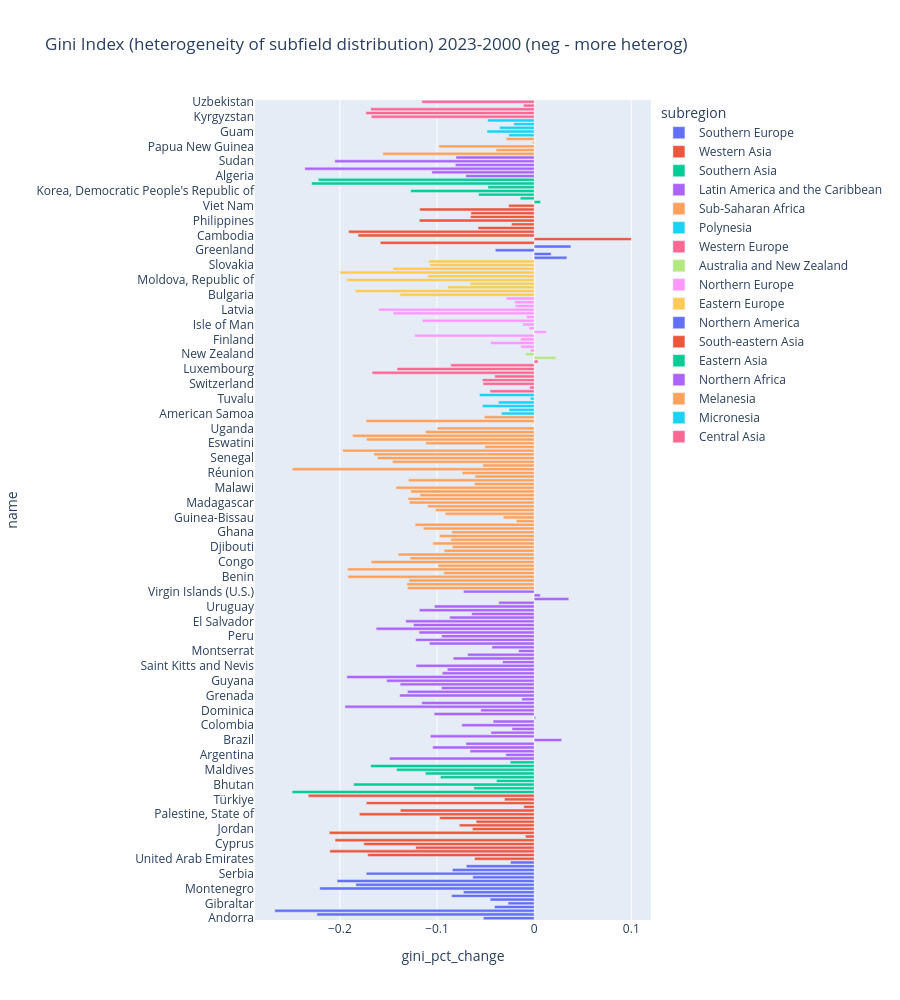

Notebook cell for this chart:
### Code cell
px.bar(
    df_country_stats_plot.query(f"year == {end_year}"),
    x="gini_pct_change",
    y="name",
    height=1000,
    color="subregion",
    title=f"Gini Index (heterogeneity of subfield distribution) {end_year}-{start_year} (neg - more heterog)",
)

### Figure 1 — Plotly figure (JSON) as saved in the notebook; plotly's stock layout.template omitted (floating-point values rounded to 4 significant figures)
{"data": [{"hovertemplate": "subregion=Southern Europe<br>gini_pct_change=%{x}<br>name=%{y}<extra></extra>", "legendgroup": "Southern Europe", "marker": {"color": "#636efa", "pattern": {"shape": ""}}, "name": "Southern Europe", "orientation": "h", "showlegend": true, "textposition": "auto", "x": [-0.05229, -0.2237, -0.267, -0.04084, -0.0269, -0.04532, -0.08495, -0.07287, -0.2207, -0.1836, -0.2029, -0.06321, -0.1728, -0.08418, -0.06985, -0.02445], "xaxis": "x", "y": ["Andorra", "Albania", "Bosnia and Herzegovina", "Spain", "Gibraltar", "Greece", "Croatia", "Italy", "Montenegro", "North Macedonia", "Malta", "Portugal", "Serbia", "Slovenia", "San Marino", "Holy See"], "yaxis": "y", "type": "bar"}, {"hovertemplate": "subregion=Western Asia<br>gini_pct_change=%{x}<br>name=%{y}<extra></extra>", "legendgroup": "Western Asia", "marker": {"color": "#EF553B", "pattern": {"shape": ""}}, "name": "Western Asia", "orientation": "h", "showlegend": true, "textposition": "auto", "x": [-0.06134, -0.1714, -0.2104, -0.1219, -0.1754, -0.205, -0.009007, -0.2109, -0.06357, -0.07711, -0.05971, -0.09724, -0.1799, -0.1378, -0.01072, -0.1728, -0.03054, -0.2326], "xaxis": "x", "y": ["United Arab Emirates", "Armenia", "Azerbaijan", "Bahrain", "Cyprus", "Georgia", "Israel", "Iraq", "Jordan", "Kuwait", "Lebanon", "Oman", "Palestine, State of", "Qatar", "Saudi Arabia", "Syrian Arab Republic", "Türkiye", "Yemen"], "yaxis": "y", "type": "bar"}, {"hovertemplate": "subregion=Southern Asia<br>gini_pct_change=%{x}<br>name=%{y}<extra></extra>", "legendgroup": "Southern Asia", "marker": {"color": "#00cc96", "pattern": {"shape": ""}}, "name": "Southern Asia", "orientation": "h", "showlegend": true, "textposition": "auto", "x": [-0.2491, -0.06209, -0.1858, -0.03885, -0.09652, -0.112, -0.1416, -0.1683, -0.02465], "xaxis": "x", "y": ["Afghanistan", "Bangladesh", "Bhutan", "India", "Iran, Islamic Republic of", "Sri Lanka", "Maldives", "Nepal", "Pakistan"], "yaxis": "y", "type": "bar"}, {"hovertemplate": "subregion=Latin America and the Caribbean<br>gini_pct_change=%{x}<br>name=%{y}<extra></extra>", "legendgroup": "Latin America and the Caribbean", "marker": {"color": "#ab63fa", "pattern": {"shape": ""}}, "name": "Latin America and the Caribbean", "orientation": "h", "showlegend": true, "textposition": "auto", "x": [-0.149, -0.02924, -0.06603, -0.1045, -0.07022, 0.02826, -0.1068, -0.04452, -0.02281, -0.07447, -0.04225, 0.00143, -0.103, -0.05495, -0.1948, -0.1157, -0.01267, -0.1385, -0.1304, -0.09542, -0.1379, -0.1519, -0.1928, -0.09472, -0.08943, -0.1216, -0.03253, -0.08333, -0.06852, -0.01603, -0.04344, -0.1079, -0.1221, -0.09526, -0.1184, -0.1626, -0.1242, -0.1322, -0.08704, -0.06433, -0.1182, -0.1027, -0.03649, 0.03567, 0.006331, -0.07285], "xaxis": "x", "y": ["Antigua and Barbuda", "Argentina", "Aruba", "Barbados", "Bolivia, Plurinational State of", "Brazil", "Bahamas", "Belize", "Chile", "Colombia", "Costa Rica", "Cuba", "Curaçao", "Dominica", "Dominican Republic", "Ecuador", "Falkland Islands (Malvinas)", "Grenada", "French Guiana", "Guadeloupe", "Guatemala", "Guyana", "Honduras", "Haiti", "Jamaica", "Saint Kitts and Nevis", "Cayman Islands", "Saint Lucia", "Martinique", "Montserrat", "Mexico", "Nicaragua", "Panama", "Peru", "Puerto Rico", "Paraguay", "Suriname", "El Salvador", "Sint Maarten (Dutch part)", "Turks and Caicos Islands", "Trinidad and Tobago", "Uruguay", "Saint Vincent and the Grenadines", "Venezuela, Bolivarian Republic of", "Virgin Islands (British)", "Virgin Islands (U.S.)"], "yaxis": "y", "type": "bar"}, {"hovertemplate": "subregion=Sub-Saharan Africa<br>gini_pct_change=%{x}<br>name=%{y}<extra></extra>", "legendgroup": "Sub-Saharan Africa", "marker": {"color": "#FFA15A", "pattern": {"shape": ""}}, "name": "Sub-Saharan Africa", "orientation": "h", "showlegend": true, "textposition": "auto", "x": [-0.1303, -0.1311, -0.1288, -0.1917, -0.093, -0.1922, -0.09902, -0.1677, -0.1278, -0.14, -0.09268, -0.08414, -0.1042, -0.08588, -0.09739, -0.08499, -0.1141, -0.1225, -0.01837, -0.03179, -0.09157, -0.1016, -0.1097, -0.1285, -0.13, -0.1175, -0.127, -0.1422, -0.06166, -0.1292, -0.06087, -0.0741, -0.249, -0.05301, -0.1459, -0.1613, -0.165, -0.1971, -0.05076, -0.1117, -0.1726, -0.1869, -0.112, -0.09986, -0.0001801, -0.173, -0.05135], "xaxis": "x", "y": ["Angola", "Burkina Faso", "Burundi", "Benin", "Botswana", "Congo, Democratic Republic of the", "Central African Republic", "Congo", "Côte d'Ivoire", "Cameroon", "Cabo Verde", "Djibouti", "Eritrea", "Ethiopia", "Gabon", "Ghana", "Gambia", "Guinea", "Equatorial Guinea", "Guinea-Bissau", "Kenya", "Liberia", "Lesotho", "Madagascar", "Mali", "Mauritania", "Mauritius", "Malawi", "Mozambique", "Niger", "Nigeria", "Réunion", "Rwanda", "Seychelles", "Sierra Leone", "Senegal", "Somalia", "South Sudan", "Sao Tome and Principe", "Eswatini", "Chad", "Togo", "Tanzania, United Republic of", "Uganda", "South Africa", "Zambia", "Zimbabwe"], "yaxis": "y", "type": "bar"}, {"hovertemplate": "subregion=Polynesia<br>gini_pct_change=%{x}<br>name=%{y}<extra></extra>", "legendgroup": "Polynesia", "marker": {"color": "#19d3f3", "pattern": {"shape": ""}}, "name": "Polynesia", "orientation": "h", "showlegend": true, "textposition": "auto", "x": [-0.03371, -0.0259, -0.05321, -0.03666, -0.003968, -0.0562], "xaxis": "x", "y": ["American Samoa", "Niue", "French Polynesia", "Tonga", "Tuvalu", "Samoa"], "yaxis": "y", "type": "bar"}, {"hovertemplate": "subregion=Western Europe<br>gini_pct_change=%{x}<br>name=%{y}<extra></extra>", "legendgroup": "Western Europe", "marker": {"color": "#FF6692", "pattern": {"shape": ""}}, "name": "Western Europe", "orientation": "h", "showlegend": true, "textposition": "auto", "x": [-0.04549, -0.004643, -0.05262, -0.05335, -0.04065, -0.1668, -0.1411, -0.08585, 0.003933], "xaxis": "x", "y": ["Austria", "Belgium", "Switzerland", "Germany", "France", "Liechtenstein", "Luxembourg", "Monaco", "Netherlands, Kingdom of the"], "yaxis": "y", "type": "bar"}, {"hovertemplate": "subregion=Australia and New Zealand<br>gini_pct_change=%{x}<br>name=%{y}<extra></extra>", "legendgroup": "Australia and New Zealand", "marker": {"color": "#B6E880", "pattern": {"shape": ""}}, "name": "Australia and New Zealand", "orientation": "h", "showlegend": true, "textposition": "auto", "x": [0.02216, -0.008721], "xaxis": "x", "y": ["Australia", "New Zealand"], "yaxis": "y", "type": "bar"}, {"hovertemplate": "subregion=Northern Europe<br>gini_pct_change=%{x}<br>name=%{y}<extra></extra>", "legendgroup": "Northern Europe", "marker": {"color": "#FF97FF", "pattern": {"shape": ""}}, "name": "Northern Europe", "orientation": "h", "showlegend": true, "textposition": "auto", "x": [-0.003968, -0.01365, -0.04477, -0.01398, -0.1231, 0.01249, -0.005325, -0.01182, -0.1151, -0.0079, -0.1451, -0.1601, -0.01952, -0.01998, -0.02882], "xaxis": "x", "y": ["Åland Islands", "Denmark", "Estonia", "Finland", "Faroe Islands", "United Kingdom of Great Britain and Northern Ireland", "Ireland", "Isle of Man", "Iceland", "Jersey", "Lithuania", "Latvia", "Norway", "Sweden", "Svalbard and Jan Mayen"], "yaxis": "y", "type": "bar"}, {"hovertemplate": "subregion=Eastern Europe<br>gini_pct_change=%{x}<br>name=%{y}<extra></extra>", "legendgroup": "Eastern Europe", "marker": {"color": "#FECB52", "pattern": {"shape": ""}}, "name": "Eastern Europe", "orientation": "h", "showlegend": true, "textposition": "auto", "x": [-0.1382, -0.1843, -0.08896, -0.06605, -0.1929, -0.1095, -0.1998, -0.1453, -0.1074, -0.1085], "xaxis": "x", "y": ["Bulgaria", "Belarus", "Czechia", "Hungary", "Moldova, Republic of", "Poland", "Romania", "Russian Federation", "Slovakia", "Ukraine"], "yaxis": "y", "type": "bar"}, {"hovertemplate": "subregion=Northern America<br>gini_pct_change=%{x}<br>name=%{y}<extra></extra>", "legendgroup": "Northern America", "marker": {"color": "#636efa", "pattern": {"shape": ""}}, "name": "Northern America", "orientation": "h", "showlegend": true, "textposition": "auto", "x": [0.03374, 0.01745, -0.03998, 0.03779], "xaxis": "x", "y": ["Bermuda", "Canada", "Greenland", "United States of America"], "yaxis": "y", "type": "bar"}, {"hovertemplate": "subregion=South-eastern Asia<br>gini_pct_change=%{x}<br>name=%{y}<extra></extra>", "legendgroup": "South-eastern Asia", "marker": {"color": "#EF553B", "pattern": {"shape": ""}}, "name": "South-eastern Asia", "orientation": "h", "showlegend": true, "textposition": "auto", "x": [-0.1584, 0.09989, -0.1813, -0.191, -0.05779, -0.02338, -0.1183, -0.06563, -0.06511, -0.1178, -0.02634], "xaxis": "x", "y": ["Brunei Darussalam", "Indonesia", "Cambodia", "Lao People's Democratic Republic", "Myanmar", "Malaysia", "Philippines", "Singapore", "Thailand", "Timor-Leste", "Viet Nam"], "yaxis": "y", "type": "bar"}, {"hovertemplate": "subregion=Eastern Asia<br>gini_pct_change=%{x}<br>name=%{y}<extra></extra>", "legendgroup": "Eastern Asia", "marker": {"color": "#00cc96", "pattern": {"shape": ""}}, "name": "Eastern Asia", "orientation": "h", "showlegend": true, "textposition": "auto", "x": [0.006563, -0.01431, -0.05727, -0.1271, -0.04757, -0.2291, -0.2222], "xaxis": "x", "y": ["China", "Hong Kong", "Japan", "Korea, Democratic People's Republic of", "Korea, Republic of", "Mongolia", "Macao"], "yaxis": "y", "type": "bar"}, {"hovertemplate": "subregion=Northern Africa<br>gini_pct_change=%{x}<br>name=%{y}<extra></extra>", "legendgroup": "Northern Africa", "marker": {"color": "#ab63fa", "pattern": {"shape": ""}}, "name": "Northern Africa", "orientation": "h", "showlegend": true, "textposition": "auto", "x": [-0.07043, -0.1053, -0.2361, -0.08111, -0.2052, -0.08049], "xaxis": "x", "y": ["Algeria", "Egypt", "Libya", "Morocco", "Sudan", "Tunisia"], "yaxis": "y", "type": "bar"}, {"hovertemplate": "subregion=Melanesia<br>gini_pct_change=%{x}<br>name=%{y}<extra></extra>", "legendgroup": "Melanesia", "marker": {"color": "#FFA15A", "pattern": {"shape": ""}}, "name": "Melanesia", "orientation": "h", "showlegend": true, "textposition": "auto", "x": [-0.1557, -0.03918, -0.09809, -0.001443, -0.02878], "xaxis": "x", "y": ["Fiji", "New Caledonia", "Papua New Guinea", "Solomon Islands", "Vanuatu"], "yaxis": "y", "type": "bar"}, {"hovertemplate": "subregion=Micronesia<br>gini_pct_change=%{x}<br>name=%{y}<extra></extra>", "legendgroup": "Micronesia", "marker": {"color": "#19d3f3", "pattern": {"shape": ""}}, "name": "Micronesia", "orientation": "h", "showlegend": true, "textposition": "auto", "x": [-0.0262, -0.04854, -0.0357, -0.02092, -0.0478], "xaxis": "x", "y": ["Micronesia, Federated States of", "Guam", "Kiribati", "Northern Mariana Islands", "Palau"], "yaxis": "y", "type": "bar"}, {"hovertemplate": "subregion=Central Asia<br>gini_pct_change=%{x}<br>name=%{y}<extra></extra>", "legendgroup": "Central Asia", "marker": {"color": "#FF6692", "pattern": {"shape": ""}}, "name": "Central Asia", "orientation": "h", "showlegend": true, "textposition": "auto", "x": [-0.1677, -0.1732, -0.1682, -0.01106, -0.1157], "xaxis": "x", "y": ["Kyrgyzstan", "Kazakhstan", "Tajikistan", "Turkmenistan", "Uzbekistan"], "yaxis": "y", "type": "bar"}], "layout": {"xaxis": {"anchor": "y", "domain": [0.0, 1.0], "title": {"text": "gini_pct_change"}}, "yaxis": {"anchor": "x", "domain": [0.0, 1.0], "title": {"text": "name"}}, "legend": {"title": {"text": "subregion"}, "tracegroupgap": 0}, "title": {"text": "Gini Index (heterogeneity of subfield distribution) 2023-2000 (neg - more heterog)"}, "barmode": "relative", "height": 1000}}
